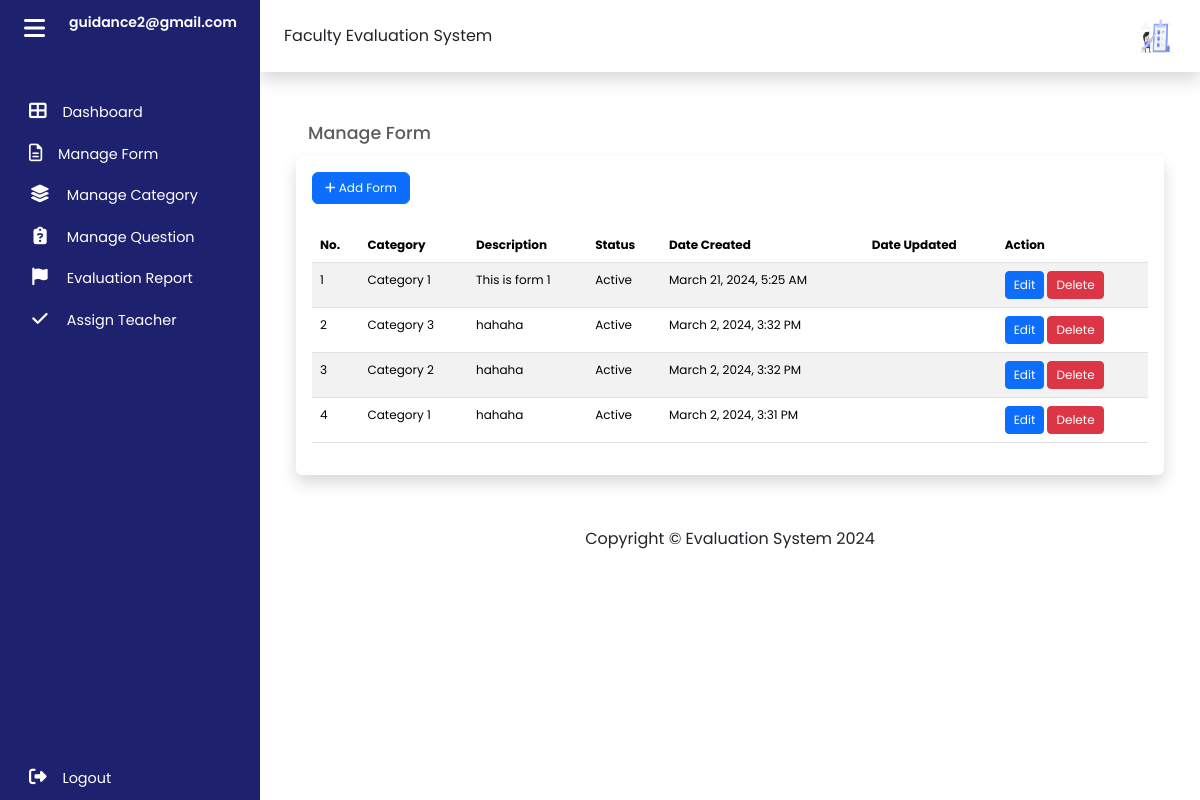
/guidance/form.php (signed in), run on the app's committed database.
### tables this page shows
CREATE TABLE `user` (
  `id` int(11) NOT NULL,
  `user-id` varchar(50) NOT NULL,
  `firstname` varchar(50) NOT NULL,
  `lastname` varchar(50) NOT NULL,
  `email` varchar(50) NOT NULL,
  `password` varchar(20) NOT NULL,
  `created_by` int(11) NOT NULL,
  `type` varchar(15) NOT NULL,
  `department` int(11) NOT NULL,
  `date_created` date DEFAULT current_timestamp(),
  `date_updated` date DEFAULT NULL
);

CREATE TABLE `tbl_evaluation_form` (
  `id` int(11) NOT NULL,
  `category_id` int(11) NOT NULL,
  `form_no` varchar(50) NOT NULL,
  `form_description` varchar(255) NOT NULL,
  `user_id` int(11) NOT NULL,
  `is_active` int(11) NOT NULL DEFAULT 1,
  `created_at` timestamp NOT NULL DEFAULT current_timestamp(),
  `updated_at` timestamp NULL DEFAULT NULL
);

CREATE TABLE `tbl_category` (
  `id` int(11) NOT NULL,
  `category_no` int(11) NOT NULL,
  `category_description` varchar(50) NOT NULL,
  `user_id` int(11) NOT NULL,
  `is_active` int(11) NOT NULL DEFAULT 1,
  `created_at` timestamp NOT NULL DEFAULT current_timestamp() ON UPDATE current_timestamp(),
  `updated_at` timestamp NULL DEFAULT NULL
);

### guidance/form.php (the view, shortened to what this page needs)
<?php
    include "../connect.php";
?>
<!DOCTYPE html>
<html lang="en">
<head>
    <link href="https://cdn.jsdelivr.net/npm/bootstrap@5.3.2/dist/css/bootstrap.min.css" rel="stylesheet"
>
    <link rel="stylesheet" type="text/css" href="https://cdn.datatables.net/1.11.5/css/dataTables.bootstrap5.min.css">
    <link rel="stylesheet" href="../admin/css/dashboard.css">
    <link rel="stylesheet" href="https://cdn.datatables.net/2.0.1/css/dataTables.bootstrap5.css">
    <link rel="stylesheet" href="https://cdn.datatables.net/2.0.1/css/dataTables.bootstrap5.min.css">
</head>
<body>
    <div class="wrapper">
    <aside id="sidebar" class="expand">
            <div class="d-flex">
                <button class="toggle-btn" type="button">
                    <i class="fa-solid fa-bars"></i>
                </button>
                <div class="sidebar-logo">
                    <a href="#">
                        <?php
                        $userId = $_SESSION['user_id'];
                        $userId = mysqli_real_escape_string($con, $userId);
                        $sql = "SELECT email FROM user WHERE id = '$userId'";
                        if ($result = mysqli_query($con, $sql)) {
                            if (mysqli_num_rows($result) > 0) {
                                $row = mysqli_fetch_assoc($result);
                                $userEmail = $row['email'];
                                echo "<p style='font-size:14px;'>$userEmail</p>";
                            } else {
                                echo "User not found";
                            }
                        } else {
                            echo "Error: " . mysqli_error($con);
                        }
                        ?>
                    </a>
                </div>
            </div>
            <ul class="sidebar-nav">
                <li class="sidebar-item ">
                    <a href="dashboard.php" class="sidebar-link">
                        <i class="fa-solid fa-table-cells-large"></i>
                        <span>Dashboard</span>
                    </a>
                </li>
                <li class="sidebar-item">
                    <a href="form.php" class="sidebar-link">
                        <i class="fa-regular fa-file-lines"></i>
                        <span>Manage Form</span>
                    </a>
                </li>
                <li class="sidebar-item">
                    <a href="category.php" class="sidebar-link">
                        <i class="fa-solid fa-layer-group fa-fw"></i>
                        <span>Manage Category</span>
                    </a>
                </li>
                <li class="sidebar-item">
                    <a href="question.php" class="sidebar-link">
                        <i class="fa-solid fa-clipboard-question fa-fw"></i>
                        <span>Manage Question</span>
                    </a>
                </li>
                <li class="sidebar-item">
                    <a href="report.php" class="sidebar-link">
                        <i class="fa-solid fa-flag fa-fw"></i>
                        <span>Evaluation Report</span>
                    </a>
                </li>
                <li class="sidebar-item">
                    <a href="assign.php" class="sidebar-link">
                        <i class="fa-solid fa-check fa-fw"></i>
                        <span>Assign Teacher</span>
                    </a>
                </li>
            </ul>
            <div class="sidebar-footer">
                <a href="../logout.php" class="sidebar-link">
                <i class="fas fa-sign-out-alt"></i>
                    <span>Logout</span>
                </a>
            </div>
        </aside>
        <div class="main">
            <nav class="navbar navbar-expand px-4 py-3 shadow p-3 mb-5 bg-body roundedsticky-top">
                <div class="navbar-collapse">
                    <label for="">Faculty Evaluation System</label>
                </div>
                <div class="navbar-collapse collapse">
                    <ul class="navbar-nav ms-auto">
                        <li class="nav-item dropdown">
                            <a href="#" data-bs-toggle="dropdown" class="nav-icon pe-md-0">
                                <img src="../img/cartoon-man-leaving-review.jpg" class="avatar img-fluid" alt="">
                            </a>
                        </li>
                    </ul>
                </div>
            </nav>
                <h5>
                <small class="text-muted p-5">Manage Form</small>
                </h5>
                <div id="page-content" class="col-md-12 px-5 py-1">
    <div class="row">
        <div class="shadow p-3 mb-5 bg-body rounded">
            <button type="button" class="btn btn-primary mx-auto mb-3" style="font-size: 12px !important;" data-bs-toggle="modal" data-bs-target="#staticBackdrop">
                <i class="fa-solid fa-plus"></i> Add Form
            </button>
            <div class="table-responsive">
                <table id="example" class="table table-striped" style="width:100%; font-size: 12px !important;">
                    <thead>
                        <tr>
                            <th>No.</th>
                            <th>Category</th>
                            <th>Description</th>
                            <th>Status</th>
                            <th>Date Created</th>
                            <th>Date Updated</th>
                            <th>Action</th>
                        </tr>
                    </thead>
                    <tbody>
                        <?php
                        $sqlquery = mysqli_query($con, "SELECT * FROM tbl_evaluation_form ORDER BY id DESC;");
                        $i = 1;
                        while ($rows = mysqli_fetch_array($sqlquery)) {
                        ?>
                        <tr>
                            <td><?php echo $i++; ?></td>
                            <td>
                                <?php
                                $category_id = $rows['category_id'];
                                $category_query = mysqli_query($con, "SELECT category_description FROM tbl_category WHERE id = $category_id");
                                $category_row = mysqli_fetch_assoc($category_query);
                                echo $category_row['category_description'];
                                ?>
                            </td>
                            <td><?php echo $rows['form_description']; ?></td>
                            <td><?php echo ($rows['is_active'] == 1) ? 'Active' : 'Inactive'; ?></td>
                            <td><?php echo date('F j, Y, g:i A', strtotime($rows['created_at'])); ?></td>
                            <td><?php echo !empty($rows['updated_at']) ? date('F j, Y, g:i A', strtotime($rows['updated_at'])) : ''; ?></td>
                            <td>
                                <div class="d-none d-lg-inline">
                                    <button type="button" class="btn btn-primary btn-sm edit-btn" data-bs-toggle="modal" data-bs-target="#editModal" data-form-id="<?php echo $rows['id']; ?>" style="font-size: 12px !important;">Edit</button>
                                    <button type="button" class="btn btn-danger btn-sm delete-btn" data-form-id="<?php echo $rows['id']; ?>" style="font-size: 12px !important;">Delete</button>
                                </div>
                            </td>
                        </tr>
                        <?php
                        }
                        ?>
                    </tbody>
                </table>
            </div>
        </div>
    </div>
</div>
<footer class="sticky-footer bg-white">
                <div class="container my-auto">
                    <div class="copyright text-center my-auto">
                        <span>Copyright &copy; Evaluation System 2024</span>
                    </div>
                </div>
            </footer>
    </div>
</body>
</html>

### admin/css/dashboard.css (style rules this page uses)
a { text-decoration: none; }
li { list-style: none; }
body { font-family: 'Poppins', sans-serif; }
.wrapper { display: flex; }
.main { display: flex; flex-direction: column; min-height: 100vh; width: 100%; overflow: hidden; transition: all 0.35s ease-in-out; background-color: #fff; min-width: 0; }
#sidebar { width: 70px; min-width: 70px; z-index: 1000; transition: all .25s ease-in-out; background-color: #1d216e !important; display: flex; flex-direction: column; }
#sidebar.expand { width: 260px; min-width: 260px; }
.toggle-btn { background-color: transparent; cursor: pointer; border: 0; padding: 1rem 1.5rem; }
.toggle-btn i { font-size: 1.5rem; color: #FFF; }
.sidebar-logo { margin: auto 0; }
.sidebar-logo a { color: #FFF; font-size: 1.15rem; font-weight: 600; }
#sidebar.expand .sidebar-logo, #sidebar.expand a.sidebar-link span { animation: fadeIn .25s ease; }
.sidebar-nav { padding: 2rem 0; flex: 1 1 auto; }
a.sidebar-link { padding: .625rem 1.625rem; color: #FFF; display: block; font-size: 0.9rem; white-space: nowrap; border-left: 3px solid transparent; }
.sidebar-link i, .dropdown-item i { font-size: 1.1rem; margin-right: .75rem; }
.sidebar-item { position: relative; }
.navbar { background-color: #ffffff; box-shadow: 0 0 2rem 0 rgba(33, 37, 41, .1); }
.navbar-expand .navbar-collapse { min-width: 200px; }
.avatar { height: 40px; width: 40px; }

### data on the page
user: email "guidance2@gmail.com"
tbl_evaluation_form: category.category_description "Category 1", form_description "This is form 1", is_active "Active", created_at "March 21, 2024, 5:25 AM"
tbl_evaluation_form: category.category_description "Category 3", form_description "hahaha", is_active "Active", created_at "March 2, 2024, 3:32 PM"
tbl_evaluation_form: category.category_description "Category 2", form_description "hahaha", is_active "Active", created_at "March 2, 2024, 3:32 PM"
tbl_evaluation_form: category.category_description "Category 1", form_description "hahaha", is_active "Active", created_at "March 2, 2024, 3:31 PM"
